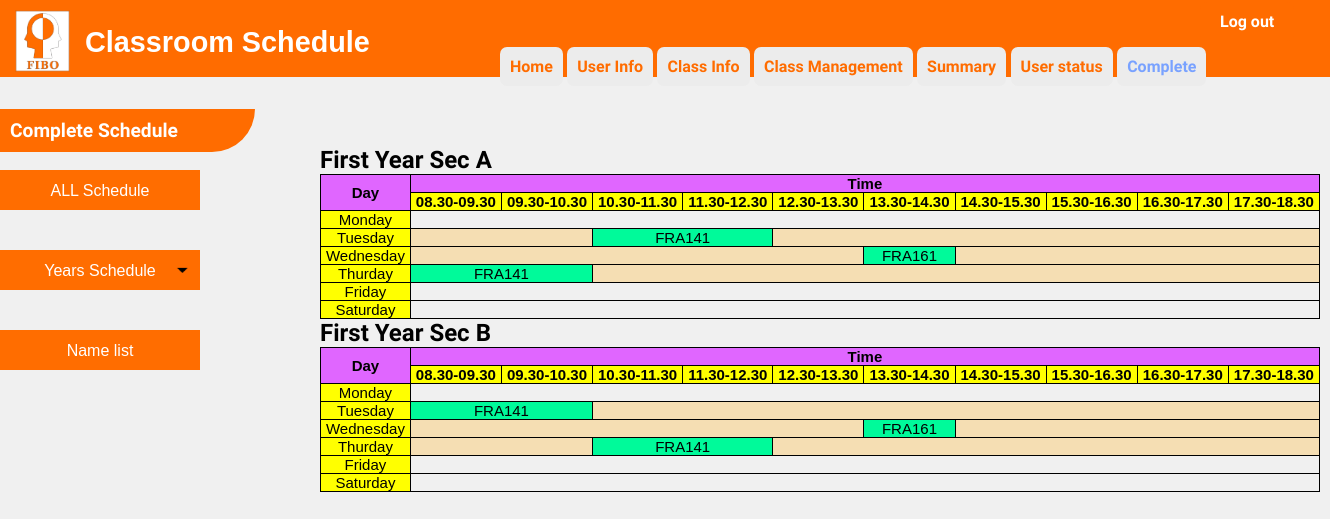
Page /admin7-b1.php on the committed database.
### tables this page shows
CREATE TABLE `table_subject_description_output` (
  `No` int(100) NOT NULL,
  `subject_level` varchar(100) NOT NULL,
  `subject_code` varchar(100) NOT NULL,
  `subject_name` varchar(100) NOT NULL,
  `subject_hour_per_week` varchar(100) NOT NULL,
  `subject_hour_per_day` varchar(100) NOT NULL,
  `subject_sec` varchar(100) NOT NULL,
  `Day` varchar(100) NOT NULL,
  `start_time` varchar(100) NOT NULL
);

### admin7-b1.php (the view, shortened to what the rows shown need)
<?php
      require 'dbconfig/config.php';
?>
<!DOCTYPE html>
<html lang="en">
  <head>
    <link rel="stylesheet" type="text/css" href="css/admin7-1.css">
    <link rel="stylesheet" type="text/css" href="css/admin7-2.css">
  </head>
  <body >
        <div  style="margin-top: -300px; margin-left: 320px" class="show">
        <h1>First Year Sec A</h1>
        <table>
            <tr class="head">
                <th rowspan="2">
                    Day
                </th>
                <th colspan="10">
                    Time
                </th>
            </tr>
            <tr  class="head-time">
                <th>
                    08.30-09.30
                </th>
                <th>
                    09.30-10.30
                </th>
                <th>
                    10.30-11.30
                </th>
                <th>
                    11.30-12.30
                </th>
                <th>
                    12.30-13.30
                </th>
                <th>
                    13.30-14.30
                </th>
                <th>
                    14.30-15.30
                </th>
                <th>
                    15.30-16.30
                </th>
                <th>
                    16.30-17.30
                </th>
                <th>
                    17.30-18.30
                </th>
            </tr>
            <tr>
                <td style="background-color: yellow">
                    Tuesday
                </td>
                <?php
                    $count = 0;
                    $check1 = 0;
                    $check2 = 0;
                    $check3 = 0;
                    $sql = "SELECT * FROM table_subject_description_output";
                    $smyData = mysqli_query($con, $sql);
                    while($row = mysqli_fetch_array($smyData)) {
                        $hour = (int)$row['subject_hour_per_day'];
                        $time = (int)$row['start_time'];
                        if($row['subject_level'] == "1" ) {
                            if($row['subject_sec'] == "A") {
                                if($row['Day'] == "1"){
                                    if($time == 99) {
                                        echo "<td style='background-color: wheat;' colspan='10'></td>";
                                    }
                                    else if($time >= 0) {
                                        $count = $count + 1;
                                        if($count == 1) {
                                            if($time == 0) {
                                                echo "<td style='background-color: #00FA9A' colspan='$hour'>" . $row['subject_code'] . "</td>";
                                                $check1 = $check1 + $hour;
                                            }
                                            else if($time > 0) {
                                                echo "<td style='background-color: wheat;' colspan='$time'></td>";
                                                echo "<td style='background-color: #00FA9A' colspan='$hour'>" . $row['subject_code'] . "</td>";
                                                $check1 = $check1 + $time + $hour;
                                            }
                                        }
                                    }
                                }
                            }
                        }
                    }
                    $total = $check1 + $check2 + $check3;
                    if(!$total == 0) {
                        echo "<td style='background-color: wheat;' colspan='10-$total'></td>";
                    }
                ?>
            </tr>
            <tr>
                <td style="background-color: yellow">
                    Wednesday
                </td>
                <?php
                    $count = 0;
                    $check1 = 0;
                    $check2 = 0;
                    $check3 = 0;
                    $sql = "SELECT * FROM table_subject_description_output";
                    $smyData = mysqli_query($con, $sql);
                    while($row = mysqli_fetch_array($smyData)) {
                        $hour = (int)$row['subject_hour_per_day'];
                        $time = (int)$row['start_time'];
                        if($row['subject_level'] == "1" ) {
                            if($row['subject_sec'] == "A") {
                                if($row['Day'] == "2"){
                                    if($time == 99) {
                                        echo "<td style='background-color: wheat;' colspan='10'></td>";
                                    }
                                    else if($time >= 0) {
                                        $count = $count + 1;
                                        if($count == 1) {
                                            if($time == 0) {
                                                echo "<td style='background-color: #00FA9A' colspan='$hour'>" . $row['subject_code'] . "</td>";
                                                $check1 = $check1 + $hour;
                                            }
                                            else if($time > 0) {
                                                echo "<td style='background-color: wheat;' colspan='$time'></td>";
                                                echo "<td style='background-color: #00FA9A' colspan='$hour'>" . $row['subject_code'] . "</td>";
                                                $check1 = $check1 + $time + $hour;
                                            }
                                        }
                                    }
                                }
                            }
                        }
                    }
                    $total = $check1 + $check2 + $check3;
                    if(!$total == 0) {
                        echo "<td style='background-color: wheat;' colspan='10-$total'></td>";
                    }
                ?>
            </tr>
            <tr>
                <td style="background-color: yellow">
                    Thurday
                </td>
                <?php
                    $count = 0;
                    $check1 = 0;
                    $check2 = 0;
                    $check3 = 0;
                    $sql = "SELECT * FROM table_subject_description_output";
                    $smyData = mysqli_query($con, $sql);
                    while($row = mysqli_fetch_array($smyData)) {
                        $hour = (int)$row['subject_hour_per_day'];
                        $time = (int)$row['start_time'];
                        if($row['subject_level'] == "1" ) {
                            if($row['subject_sec'] == "A") {
                                if($row['Day'] == "3"){
                                    if($time == 99) {
                                        echo "<td style='background-color: wheat;' colspan='10'></td>";
                                    }
                                    else if($time >= 0) {
                                        $count = $count + 1;
                                        if($count == 1) {
                                            if($time == 0) {
                                                echo "<td style='background-color: #00FA9A' colspan='$hour'>" . $row['subject_code'] . "</td>";
                                                $check1 = $check1 + $hour;
                                            }
                                            else if($time > 0) {
                                                echo "<td style='background-color: wheat;' colspan='$time'></td>";
                                                echo "<td style='background-color: #00FA9A' colspan='$hour'>" . $row['subject_code'] . "</td>";
                                                $check1 = $check1 + $time + $hour;
                                            }
                                        }
                                    }
                                }
                            }
                        }
                    }
                    $total = $check1 + $check2 + $check3;
                    if(!$total == 0) {
                        echo "<td style='background-color: wheat;' colspan='10-$total'></td>";
                    }
                ?>
            </tr>
            </table>
            <h1>First Year Sec B</h1>
            <table>
            <tr class="head">
                <th rowspan="2">
                    Day
                </th>
                <th colspan="10">
                    Time
                </th>
            </tr>
            <tr  class="head-time">
                <th>
                    08.30-09.30
                </th>
                <th>
                    09.30-10.30
                </th>
                <th>
                    10.30-11.30
                </th>
                <th>
                    11.30-12.30
                </th>
                <th>
                    12.30-13.30
                </th>
                <th>
                    13.30-14.30
                </th>
                <th>
                    14.30-15.30
                </th>
                <th>
                    15.30-16.30
                </th>
                <th>
                    16.30-17.30
                </th>
                <th>
                    17.30-18.30
                </th>
            </tr>
        <tr>
            <td style="background-color: yellow">
                Tuesday
            </td>
            <?php
                $count = 0;
                $check1 = 0;
                $check2 = 0;
                $check3 = 0;
                $sql = "SELECT * FROM table_subject_description_output";
                $smyData = mysqli_query($con, $sql);
                while($row = mysqli_fetch_array($smyData)) {
                    $hour = (int)$row['subject_hour_per_day'];
                    $time = (int)$row['start_time'];
                    if($row['subject_level'] == "1" ) {
                        if($row['subject_sec'] == "B") {
                            if($row['Day'] == "1"){
                                if($time == 99) {
                                    echo "<td style='background-color: wheat;' colspan='10'></td>";
                                }
                                else if($time >= 0) {
                                    $count = $count + 1;
                                    if($count == 1) {
                                        if($time == 0) {
                                            echo "<td style='background-color: #00FA9A' colspan='$hour'>" . $row['subject_code'] . "</td>";
                                            $check1 = $check1 + $hour;
                                        }
                                        else if($time > 0) {
                                            echo "<td style='background-color: wheat;' colspan='$time'></td>";
                                            echo "<td style='background-color: #00FA9A' colspan='$hour'>" . $row['subject_code'] . "</td>";
                                            $check1 = $check1 + $time + $hour;
                                        }
                                    }
                                }
                            }
                        }
                    }
                }
                $total = $check1 + $check2 + $check3;
                if(!$total == 0) {
                    echo "<td style='background-color: wheat;' colspan='10-$total'></td>";
                }
            ?>
        </tr>
        <tr>
            <td style="background-color: yellow">
                Wednesday
            </td>
            <?php
                $count = 0;
                $check1 = 0;
                $check2 = 0;
                $check3 = 0;
                $sql = "SELECT * FROM table_subject_description_output";
                $smyData = mysqli_query($con, $sql);
                while($row = mysqli_fetch_array($smyData)) {
                    $hour = (int)$row['subject_hour_per_day'];
                    $time = (int)$row['start_time'];
                    if($row['subject_level'] == "1" ) {
                        if($row['subject_sec'] == "B") {
                            if($row['Day'] == "2"){
                                if($time == 99) {
                                    echo "<td style='background-color: wheat;' colspan='10'></td>";
                                }
                                else if($time >= 0) {
                                    $count = $count + 1;
                                    if($count == 1) {
                                        if($time == 0) {
                                            echo "<td style='background-color: #00FA9A' colspan='$hour'>" . $row['subject_code'] . "</td>";
                                            $check1 = $check1 + $hour;
                                        }
                                        else if($time > 0) {
                                            echo "<td style='background-color: wheat;' colspan='$time'></td>";
                                            echo "<td style='background-color: #00FA9A' colspan='$hour'>" . $row['subject_code'] . "</td>";
                                            $check1 = $check1 + $time + $hour;
                                        }
                                    }
                                }
                            }
                        }
                    }
                }
                $total = $check1 + $check2 + $check3;
                if(!$total == 0) {
                    echo "<td style='background-color: wheat;' colspan='10-$total'></td>";
                }
            ?>
        </tr>
        <tr>
            <td style="background-color: yellow">
                Thurday
            </td>
            <?php
                $count = 0;
                $check1 = 0;
                $check2 = 0;
                $check3 = 0;
                $sql = "SELECT * FROM table_subject_description_output";
                $smyData = mysqli_query($con, $sql);
                while($row = mysqli_fetch_array($smyData)) {
                    $hour = (int)$row['subject_hour_per_day'];
                    $time = (int)$row['start_time'];
                    if($row['subject_level'] == "1" ) {
                        if($row['subject_sec'] == "B") {
                            if($row['Day'] == "3"){
                                if($time == 99) {
                                    echo "<td style='background-color: wheat;' colspan='10'></td>";
                                }
                                else if($time >= 0) {
                                    $count = $count + 1;
                                    if($count == 1) {
                                        if($time == 0) {
                                            echo "<td style='background-color: #00FA9A' colspan='$hour'>" . $row['subject_code'] . "</td>";
                                            $check1 = $check1 + $hour;
                                        }
                                        else if($time > 0) {
                                            echo "<td style='background-color: wheat;' colspan='$time'></td>";
                                            echo "<td style='background-color: #00FA9A' colspan='$hour'>" . $row['subject_code'] . "</td>";
                                            $check1 = $check1 + $time + $hour;
                                        }
                                    }
                                }
                            }
                        }
                    }
                }
                $total = $check1 + $check2 + $check3;
                if(!$total == 0) {
                    echo "<td style='background-color: wheat;' colspan='10-$total'></td>";
                }
            ?>
        </tr>
  </body>
</html>

### rows in the picture
table_subject_description_output: subject_code "FRA141"
table_subject_description_output: subject_code "FRA161"
table_subject_description_output: subject_code "FRA141"
table_subject_description_output: subject_code "FRA141"
table_subject_description_output: subject_code "FRA161"
table_subject_description_output: subject_code "FRA141"
